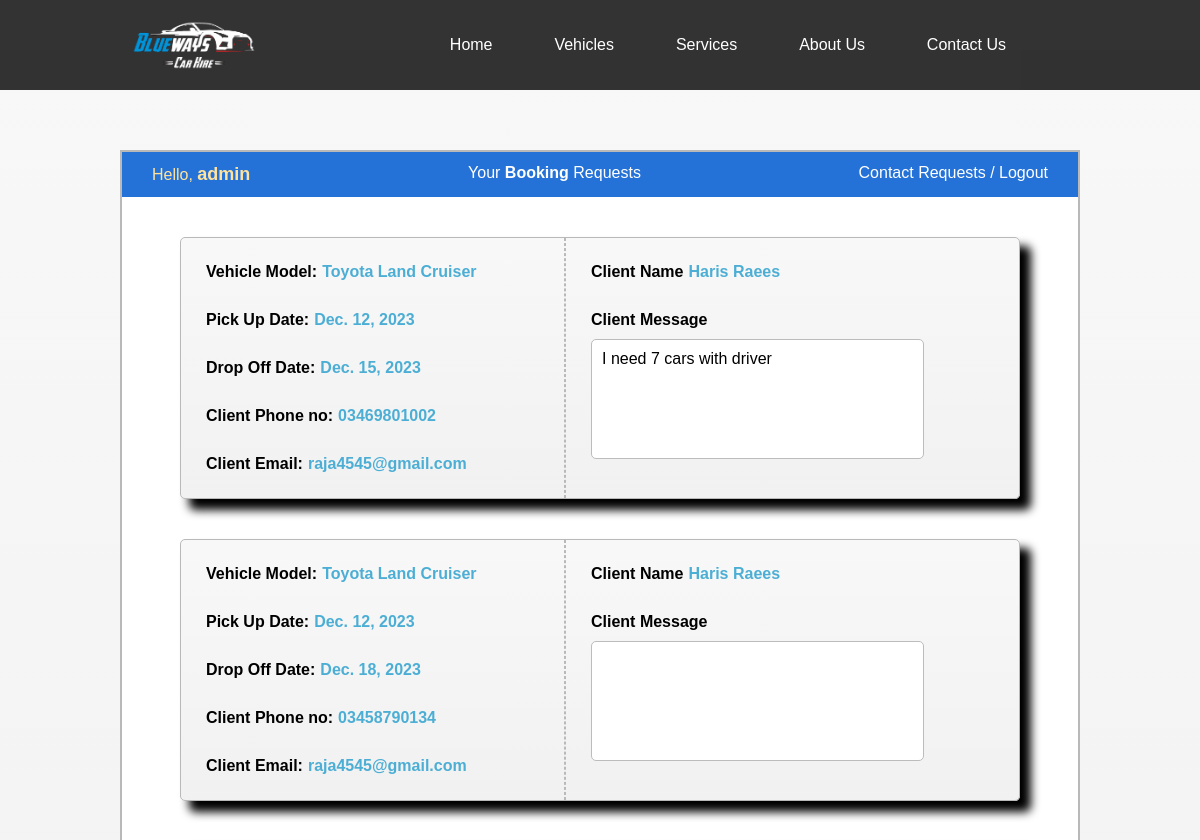
Before: /admindashboard (signed in, upper part) with the older database file.
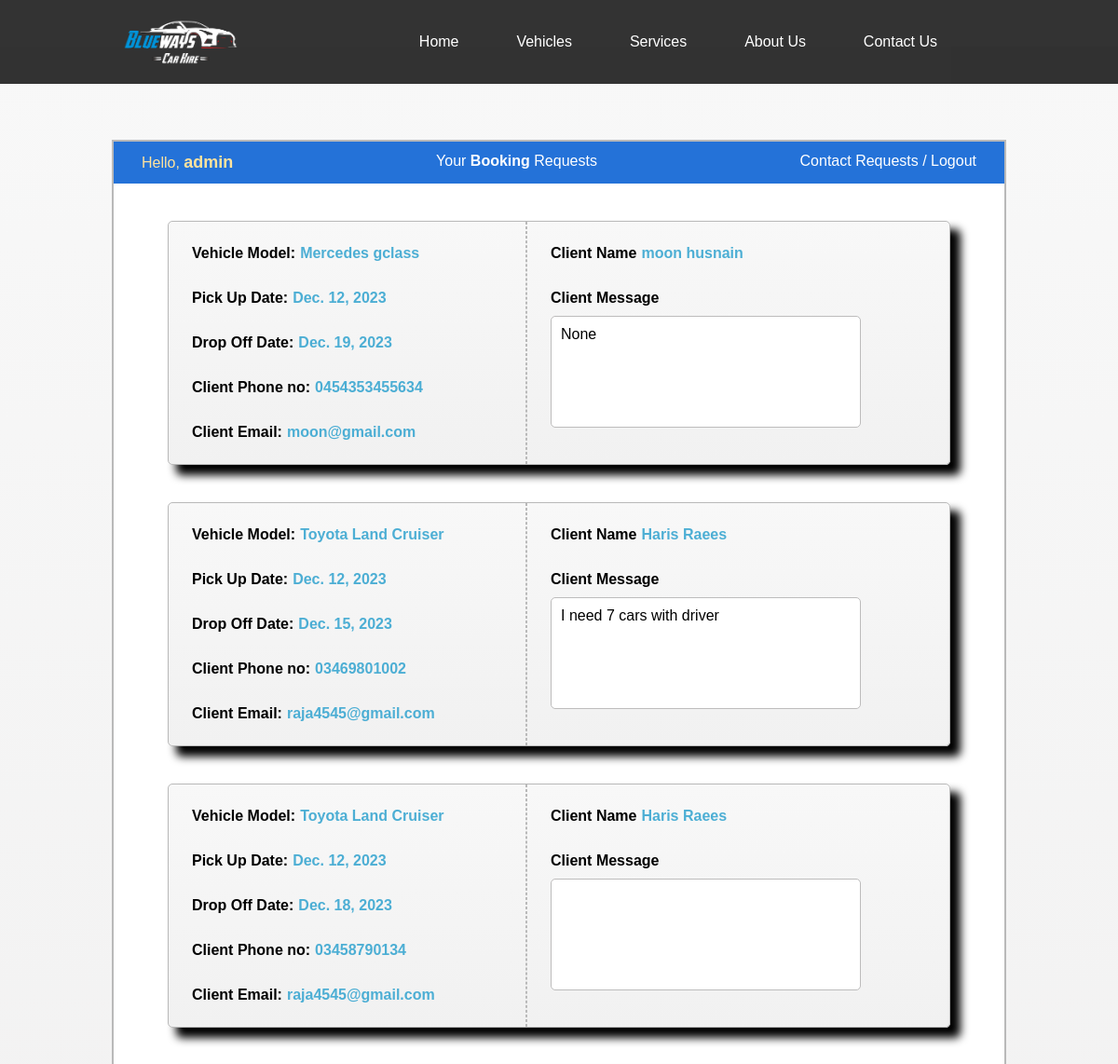
After: the same page with the newer database file.
### home/models.py (models this page shows, shortened)
class Booking(models.Model):
    firstname = models.CharField(max_length=200, null=True)
    lastname = models.CharField(max_length=200, null=True)
    email = models.EmailField(("Email"), max_length=254, null=True)
    phoneno = models.CharField(max_length=13, null=True)
    date_from = models.DateField(null=True)
    date_to = models.DateField(null=True)
    car_type = models.ForeignKey(Car, null=True, on_delete=models.SET_NULL)
    message = models.TextField(null=True)
    date_created = models.DateTimeField(auto_now_add=True, null=True)

class Car(models.Model):
    name = models.CharField(max_length=200, null=True)
    price = models.IntegerField(null=True)
    outcityprice = models.IntegerField(null=True)
    car_model = models.CharField(max_length=4 ,null=True)
    date_created = models.DateTimeField(auto_now_add=True, null=True)
    picture = models.ImageField(upload_to='car_pictures/', null=True, blank=True)
    manufacturer = models.ForeignKey(Manufacturer, null=True, on_delete=models.SET_NULL)
    TRANSMITION = (
        ('Manual', 'Manual'),
        ('Automatic', 'Automatic')
    )
    transmition = models.CharField(max_length=200, null=True, choices=TRANSMITION)
    CATEGORY = (
        ('SUV', 'SUV'),
        ('Luxury', 'Luxury'),
        ('Economy', 'Economy'),
        ('Executive', 'Executive'),
    )
    category = models.CharField(max_length=200, null=True, choices=CATEGORY)
    def __str__(self):
        return f"{self.manufacturer} {self.name}"

class Manufacturer(models.Model):
    name = models.CharField(max_length=100, null=True)
    def __str__(self) -> str:
        return self.name

### home/views.py (the view)
# urls.py: path('admindashboard', views.adminDashboard, name='admindashboard'),
@login_required(login_url='loginpage')
def adminDashboard(request):
    bookings = Booking.objects.all().order_by('-date_created')
    context = {'bookings':bookings}
    return render(request, 'home/admindashboard.html', context)

### home/templates/home/admindashboard.html
{% extends "home/main.html" %}
{% load static %}
{% block content %}
<link rel="stylesheet" href="{% static "/css/admindashboard.css" %}">
<div class="dashboardcontainer">
    <div class="dashboardcont">
        <div class="dashboardtitle">
            <span id='titleuser' >Hello, <span id='titleusername'>{{request.user}}</span> </span>
            <span>Your <b>Booking</b> Requests </span>
            <span id='titleuserout'>
                <a href="{% url "contactdashboard" %}">
                    Contact Requests
                </a>/
                <a  href="{% url "logoutpage" %}">
                    Logout
                </a>
            </span>
        </div>
        {% for i in bookings %}
        <div class="dashboardinfo">
            <div class="infodashleft">
                <div class="leftcontainers namecar">
                    <p class="leftconthead car-model">Vehicle Model:</p>
                    <p class="leftcontvalue carname">{{i.car_type}}</p>
                </div>
                <div class="leftcontainers from_date">
                    <p class="leftconthead pick-date">Pick Up Date:</p>
                    <p class="leftcontvalue date_from">{{i.date_from}} </p>
                </div>
                <div class="leftcontainers to_date">
                    <p class="leftconthead drop-date">Drop Off Date:</p>
                    <p class="leftcontvalue date_to">{{i.date_to}} </p>
                </div>
                <div class="leftcontainers clientphone">
                    <p class="leftconthead client-phone">Client Phone no:</p>
                    <p class="leftcontvalue phone">{{i.phoneno}} </p>
                </div>
                <div class="leftcontainers clientemail">
                    <p class="leftconthead client-email">Client Email:</p>
                    <p class="leftcontvalue email">{{i.email}} </p>
                </div>
            </div>
            <div class="infodashright">
                <div class="clientname">
                    <p class="client-name">Client Name</p>
                    <p class="rightname">{{i.firstname}} {{i.lastname}} </p>
                </div>
                <div class="clientmessage">
                    <p class="client-message">Client Message</p>
                    <p class="rightmessage">{{i.message}} </p>
                </div>
            </div>
        </div>
        {% endfor %}
    </div>
</div>
{% endblock content %}

Changed rows visible on the page:
added Booking: car_type "Mercedes gclass", date_from "Dec. 12, 2023", date_to "Dec. 19, 2023", phoneno "0454353455634", email "moon@gmail.com", firstname "moon", lastname "husnain", message "None"
